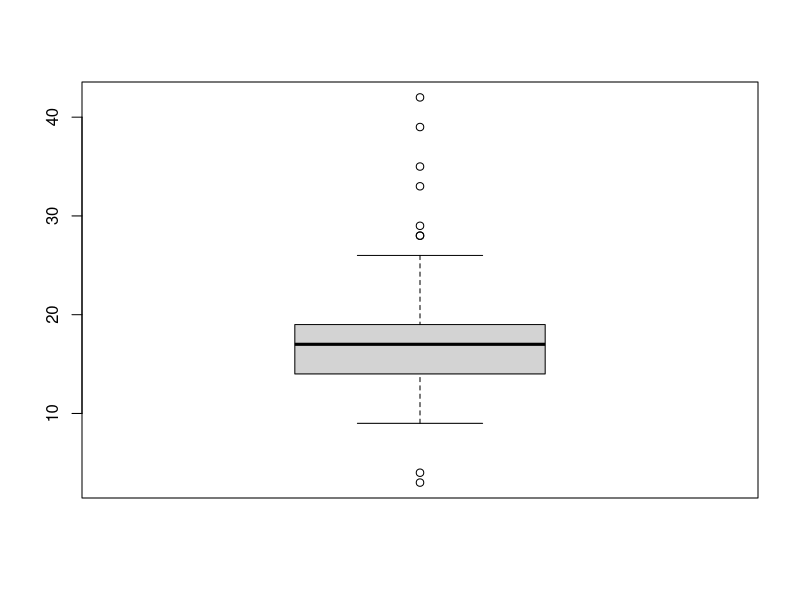
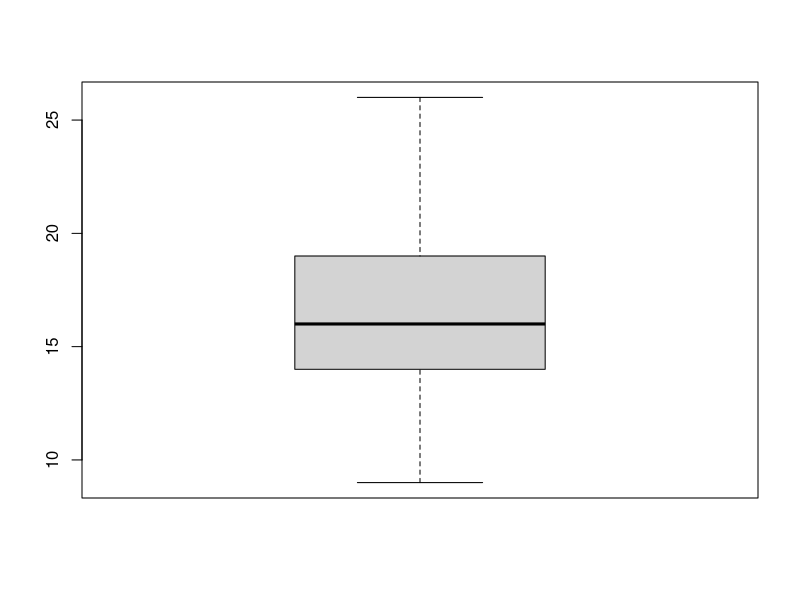

Source code (R) for these figures, in order:
library(dplyr)

mpg <- as.data.frame(ggplot2::mpg) 
mpg[c(10, 14, 58, 93), "drv"] <- "k"
mpg[c(29, 43, 129, 203), "cty"] <- c(3, 4, 39, 42)

table(mpg$drv)
mpg$drv <- ifelse(mpg$drv %in% c("4", "f", "r"), mpg$drv, NA)
table(mpg$drv)

boxplot(mpg$cty)$stats
mpg$cty <- ifelse(mpg$cty < 9 | mpg$cty > 26, NA, mpg$cty)
boxplot(mpg$cty)

mpg %>%
  filter(!is.na(drv) & !is.na(cty)) %>%
  group_by(drv) %>%
  summarise(mean_cty = mean(cty))
